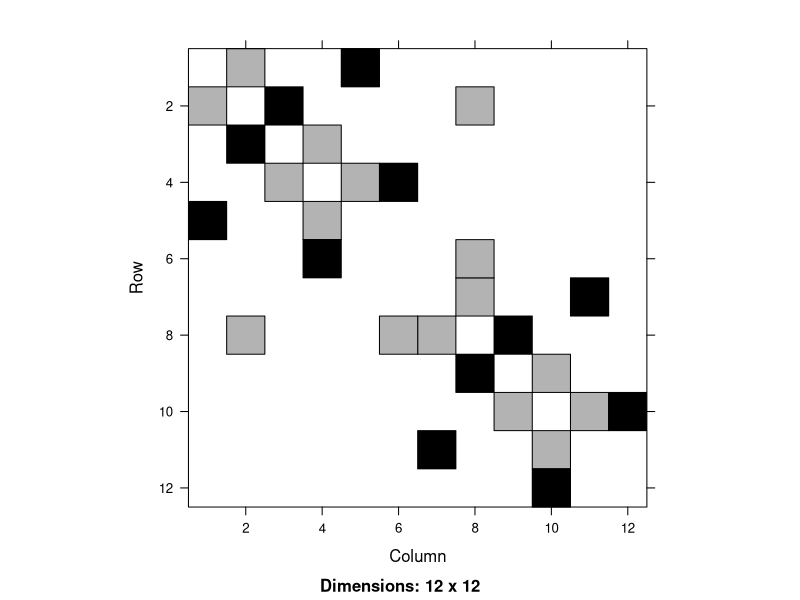
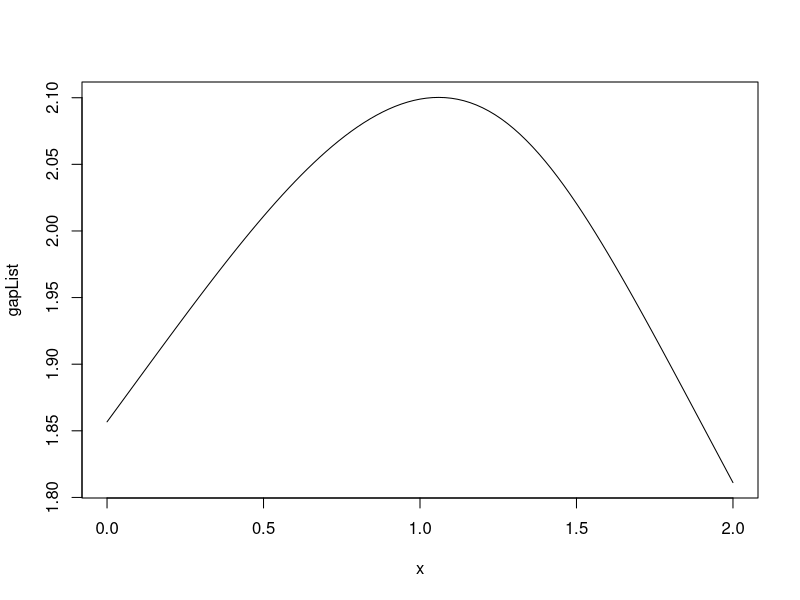
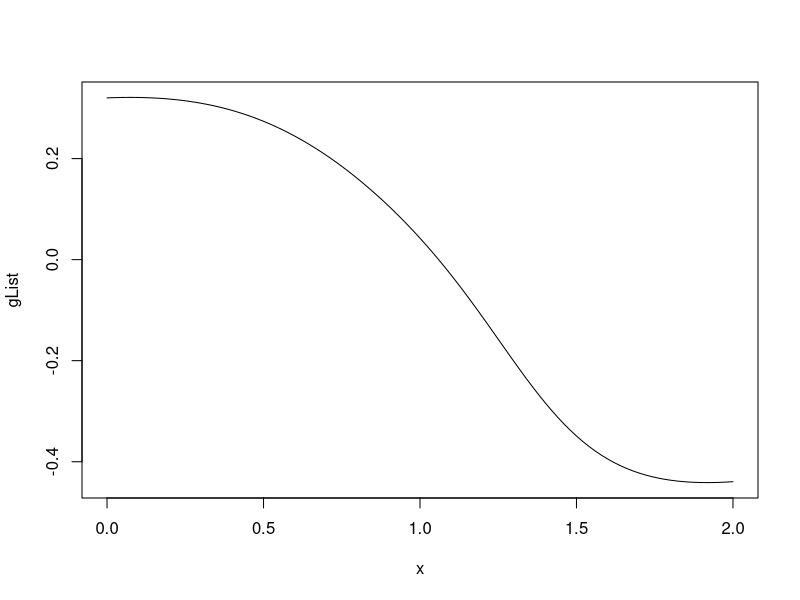
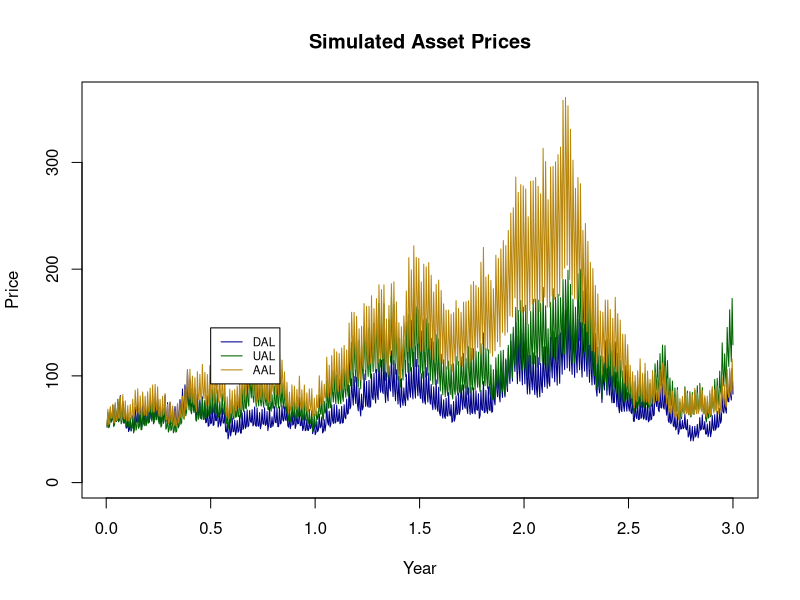

The R source for these figures, in order:
## ---- chunk 1
knitr::opts_chunk$set(options(digits=8))
## ---- chunk 2
require(Matrix)
## ---- chunk 3
# Your code here
# UNCOMMENT NEXT LINE ONCE YOU CALCULATE W
W <- spMatrix(nrow =12, ncol=12, 
              i=c(2:5,8:11,1:4,7:10,5,1,6,4,7,11,10,12),
              j=c(1:4,7:10,2:5,8:11,1,5,4,6,11,7,12,10),
              x=c(c(1,2,1,1),c(1,2,1,1),c(1,2,1,1),c(1,2,1,1),2,2,2,2,2,2,2,2))
a = 1
W[8,2] <- 2-a 
W[2,8] <- 2-a
W[8,6] <- a
W[6,8] <- a 

image(W)
## ---- chunk 4
# Your code here
W <- spMatrix(nrow =12, ncol=12, 
              i=c(2:5,8:11,1:4,7:10,5,1,6,4,7,11,10,12),
              j=c(1:4,7:10,2:5,8:11,1,5,4,6,11,7,12,10),
              x=c(c(1,2,1,1),c(1,2,1,1),c(1,2,1,1),c(1,2,1,1),2,2,2,2,2,2,2,2))
a = .5
W[8,2] <- 2-a 
W[2,8] <- 2-a
W[8,6] <- a
W[6,8] <- a 
D=diag(rowSums(W))
L = D-W
eigen(L)$values
## ---- chunk 5
# Your code here
sg = function(a) {
  W[8,2] = 2-a
  W[2,8] = 2-a
  W[8,6] = a
  W[6,8] = a
  eigenValue = eigen(W)$values

  negEigen=min(eigenValue) 
  posEigen=max(eigenValue)
  for (i in eigenValue) {
    if (i<0 & i>negEigen) {
      negEigen=i 
    }
    if (i>0 & i<posEigen) { 
      posEigen=i
    } 
  }
  return(posEigen-negEigen) 
}

sg(1)

# Your plot command here
gapList = function(rangeA) { 
  gapList=list()
  for (a in rangeA){
  gapList[length(gapList)+1]=sg(a) }
  return(gapList)
}

plot.function(gapList,0,2)
## ---- chunk 6
# Your code here
FDDeriv = function(f,delta=.000001) { 
  function(x){(f(x+delta) - f(x-delta))/(2*delta)}
}
g = FDDeriv(sg)

gList = function(rangeA) {
  gList=list()
  for (a in rangeA){
    gList[length(gList)+1]=g(a) 
  }
    return(gList) 
}
plot.function(gList,0,2)

secant = function(f, a, b, tol = 1e-05, maxiters = 12) { 
  history = rep(NA, maxiters)
  history[1] = a
  history[2] = b
  for (k in 3:maxiters) {
    x1 = history[k-2]
    x2 = history[k-1]
    newx = x2 - (f(x2)*(x2-x1))/(f(x2)-f(x1)) 
    history[k] = newx
    change = newx - history[k-1]
    if (abs(change) < tol * max(abs(history[k - 1]), tol)) 
      break 
    }
  return(list(root = newx, history = history[!is.na(history)])) 
}
root=secant(g,0,2)$root

# UNCOMMENT NEXT LINE ONCE YOU CALCULATE THE ROOT
paste("Root =",as.character(root)) 
## ---- chunk 7
GBM <- function(N, sigma, mu, S0, Wt = NULL) {
  # Creates a single asset path of daily prices using Geometric Brownian Motion. 
  # One year is 252 days since that is about how many trading days are in any
  # given year.
  #
  # Inputs:
  #   N: Number of days in the path.
  #   sigma: Standard deviation of daily continuously compounded 
  #          returns (known as volatility).
  #   mu: Average daily continuously compounded returns (known as drift). 
  #   S0: The initial price of the asset. 
  #   Wt: The cumulative Brownian motion of the model. This can be supplied or 
  #       left as NULL. In the case that it is NULL, a vector will be provided.
  #       If you include this argument, it must be a vector of length N of the 
  #       cumulative sum of a random variable to work properly. (Steps i.-iii. below    
  #       create this.) 
  #
  # Returns:
  #   A vector of length N containing the asset prices generated by the specified
  #   GBM. 
  if (is.null(Wt)) {
    Wt <- cumsum(rnorm(N, 0, 1))
  }
  t <- (1:N)/252
  p1 <- (mu - 0.5*(sigma*sigma)) * t
  p2 <- sigma * Wt
  St = S0 * exp(p1 + p2)
  return(St)
}
## ---- chunk 8
CorrelatedGBM <- function(N, S0, mu, sigma, cor.mat) {
  # Creates a matrix of correlated daily price paths using Geometric 
  # Brownian Motion. 
  #
  # Inputs: 
  #   N: Number of days in the path.
  #   mu: A vector of drift or average daily continuously compounded returns.  
  #   sigma: A vector of volatility or standard deviation of daily continuously compounded returns. 
  #   S0: A vector of initial prices of the assets. 
  #   cor.mat: The correlation matrix of the daily continuously compounded 
  #            returns. 
  #
  # Returns:
  #   A matrix of simulated daily price paths of length N having the same number
  #   of assets as in the mu and sigma vectors. Note that mu and sigma must have
  #   the same dimensions. 
  
  GBMs <- matrix(nrow = N, ncol = length(mu)) # Generate empty GBM vector for return
  
  # Fill in code below for Step i.
	R = chol(cor.mat)
  # Step ii. (done for you):
  X <- matrix(rnorm(N * length(mu), 0, 1), ncol = length(mu)) 
  X <- apply(X, 2, cumsum) 
  
  # Fill in code below for Step iii.
  Wt = X %*% R
  # Fill in code below for Step iv. and store it in GBMs:
  GBMs = GBM(N,sigma,mu, S0, Wt)
  return(GBMs)
}
## ---- chunk 9
# Your code here
library(readr)
AirlineStockPrices <- read_csv("AirlineStockPrices.csv", col_names = FALSE, skip = 1)

S <- as.matrix(AirlineStockPrices)
R = matrix(0,nrow = nrow(S)-1, ncol = ncol(S))
for (j in 1:ncol(S)){
for (i in 1:(nrow(S)-1)){
R[i,j]=log(S[i+1,j]/S[i,j]) }
}

cor.mat=cor(R)

mu=colMeans(R)

sigma =c(sd(R[,1]),sd(R[,2]),sd(R[,3]))

S0=c(S[nrow(S),])
## ---- chunk 10
N=252*3
##UNCOMMENT CODE BELOW ONCE ALL VARIABLES FROM PREVIOUS PROBLEM ARE DEFINED 

# make correlated asset paths
set.seed(123) # include this so everyone has the same random initialization
paths <- CorrelatedGBM(N, S0 , mu, sigma, cor.mat)
 
# make a basic r plot 
colors <- c('darkblue', 'darkgreen', 'darkgoldenrod')
t <- (1:N)/252
plot(t, paths[,1], type = 'l', ylim = c(0, max(paths)), xlab = "Year", 
    ylab = "Price", main = "Simulated Asset Prices", col = colors[1])
 
for (i in 2:ncol(paths)) {
 lines(t, paths[, i], col = colors[i])
}
legend(x = 0.5, y = 145,c('DAL','UAL','AAL'), lty = c(1,1,1), col = colors, cex = 0.7)
